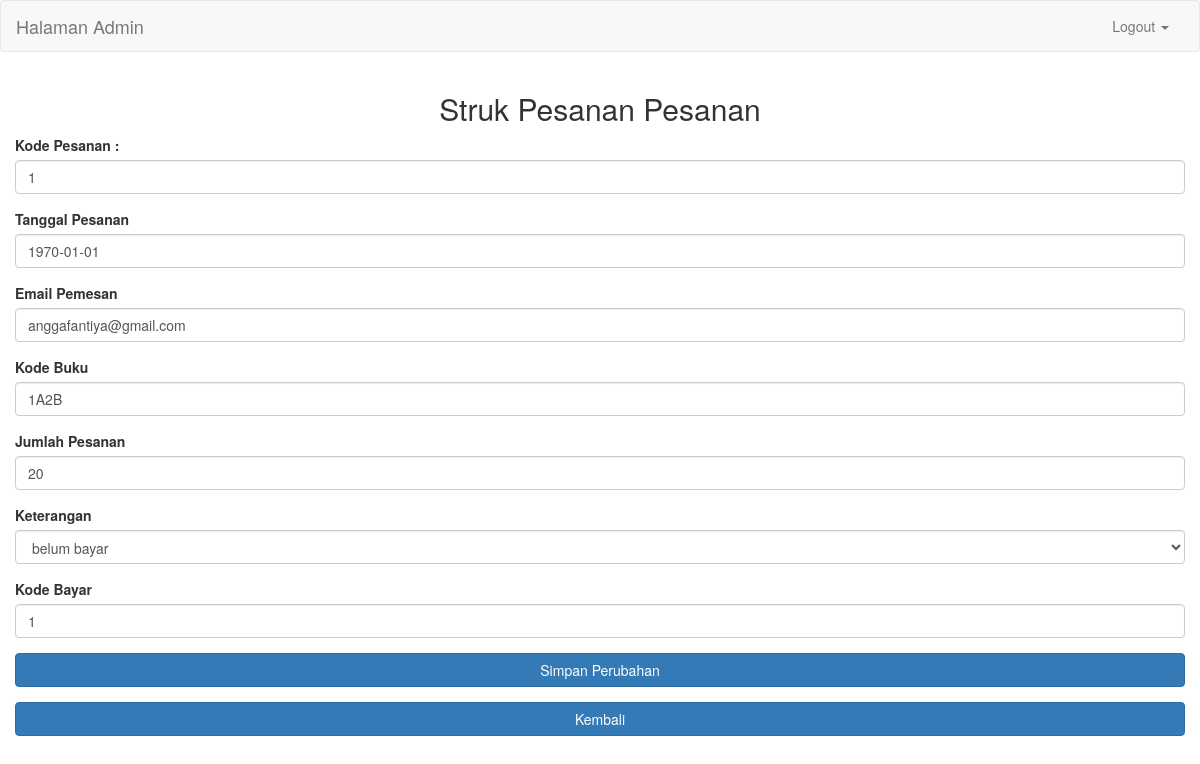
/struk.php?kode_buku=1A2B, run on the app's committed database.
### tables this page shows
CREATE TABLE IF NOT EXISTS `afh_pemesanan` (
  `kode_pesanan` int(11) NOT NULL AUTO_INCREMENT,
  `tgl_pemesan` text NOT NULL,
  `email_pemesan` varchar(250) NOT NULL,
  `kode_buku` varchar(250) NOT NULL,
  `jumlah_pesanan` int(11) NOT NULL,
  `keterangan` text NOT NULL,
  `kode_bayar` int(11) NOT NULL,
  PRIMARY KEY (`kode_pesanan`)
);

### struk.php (the view, shortened to what this page needs)
<html>
<head>
<head>
    <link href="css/bootstrap.min.css" rel="stylesheet">
</head>
<body>
<?php
$kode_buku=$_GET['kode_buku'];
$show = mysql_query("SELECT * FROM afh_pemesanan where kode_buku='$kode_buku'");
$data=mysql_fetch_assoc($show);
?>
<nav class="navbar navbar-default">
  <div class="container-fluid">
    <div class="navbar-header">
      <a class="navbar-brand" href="#">Halaman Admin</a>
    </div>
    <div class="collapse navbar-collapse" id="bs-example-navbar-collapse-1">
      <ul class="nav navbar-nav navbar-right">
          <li class="dropdown">
          <a href="#" class="dropdown-toggle" data-toggle="dropdown" role="button" aria-haspopup="true" aria-expanded="false">Logout <span class="caret"></span></a>
        </li>
      </ul>
    </div>
  </div>
</nav>
 <div class="container">
    <div class="row">
      <center><h2>Struk Pesanan Pesanan</h2></center>
      <div class="login">
        <form role="form" action="proses_pemesanan.php" method="post">
          <div class="form-group">
            <label>Kode Pesanan :</label>
            <input type="text" name="kode_pesanan" class="form-control"  value="<?php echo $data['kode_pesanan'];?>" />
          </div>
          <div class="form-group">
            <label>Tanggal Pesanan</label>
            <input type="text" name="tgl_pemesan" class="form-control" value="<?php echo $data['tgl_pemesan'];?>"  />
          </div>
          <div class="form-group">
            <label>Email Pemesan</label>
            <input type="text" name="email_pemesan" class="form-control" value="<?php echo $data['email_pemesan'];?>"  />
          </div>
          <div class="form-group">
            <label>Kode Buku</label>
            <input type="penerbit" name="kode_buku" class="form-control" value="<?php echo $data['kode_buku'];?>"  />
          </div>
          <div class="form-group">
            <label>Jumlah Pesanan</label>
            <input type="text" name="jumlah_pesanan" class="form-control" value="<?php echo $data['jumlah_pesanan'];?>"  />
          </div>
          <div class="form-group">
            <label>Keterangan</label>
            <select class="form-control" name="keterangan">
              <option value="<?php echo $data['keterangan'];?>"><?php echo $data['keterangan'];?></option>
            </select>
          </div>
           <div class="form-group">
            <label>Kode Bayar</label>
            <input type="text" name="kode_bayar" class="form-control" value="<?php echo $data['kode_bayar'];?>"  />
          </div>
          <div class="form-group">
            <input type="submit" name="login" class="btn btn-primary btn-block" value="Simpan Perubahan" />
          </div>
        </form>
        <a href="pemesanan.php"><input type="submit" name="login" class="btn btn-primary btn-block" value="Kembali" /></a>
      </div>
    </div>
  </div>
</body>
</html>

### data on the page
afh_pemesanan: kode_pesanan "1", tgl_pemesan "1970-01-01", email_pemesan "anggafantiya@gmail.com", kode_buku "1A2B", jumlah_pesanan "20", keterangan "belum bayar", kode_bayar "1"
